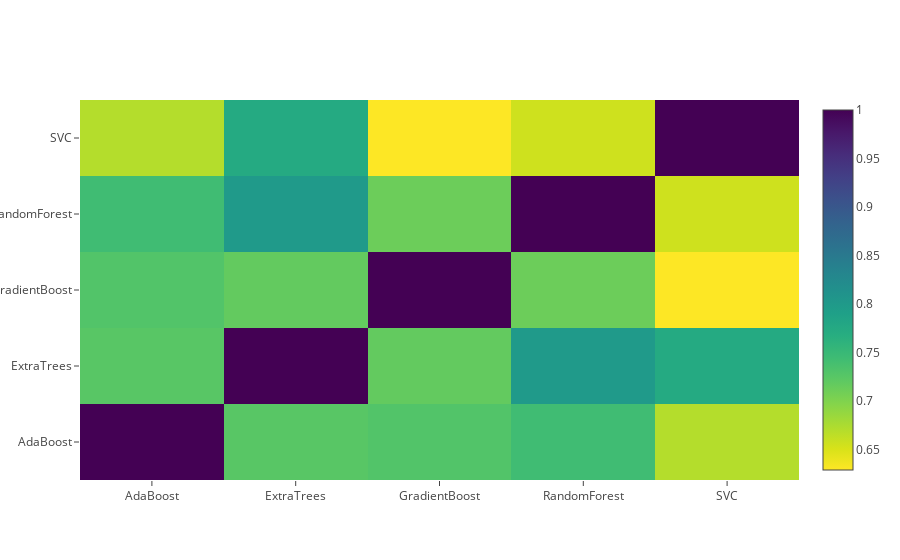

Source (notebook cell):
### Markdown cell above
### Correlation Heatmap of the Second Level Training set

### Code cell
data = [
    go.Heatmap(
        z= base_predictions_train.astype(float).corr().values ,
        x=base_predictions_train.columns.values,
        y= base_predictions_train.columns.values,
          colorscale='Viridis',
            showscale=True,
            reversescale = True,
    )
]
py.iplot(data, filename='labelled-heatmap')

### Figure 1 — Plotly figure (JSON) as saved in the notebook; plotly's stock layout.template omitted (floating-point values rounded to 4 significant figures)
{"data": [{"colorscale": "Viridis", "reversescale": true, "showscale": true, "type": "heatmap", "x": ["AdaBoost", "ExtraTrees", "GradientBoost", "RandomForest", "SVC"], "y": ["AdaBoost", "ExtraTrees", "GradientBoost", "RandomForest", "SVC"], "z": [[1, 0.7255, 0.73, 0.7436, 0.6705], [0.7255, 1, 0.7178, 0.7997, 0.7743], [0.73, 0.7178, 1, 0.7125, 0.6291], [0.7436, 0.7997, 0.7125, 1, 0.6563], [0.6705, 0.7743, 0.6291, 0.6563, 1]]}], "layout": {}}
